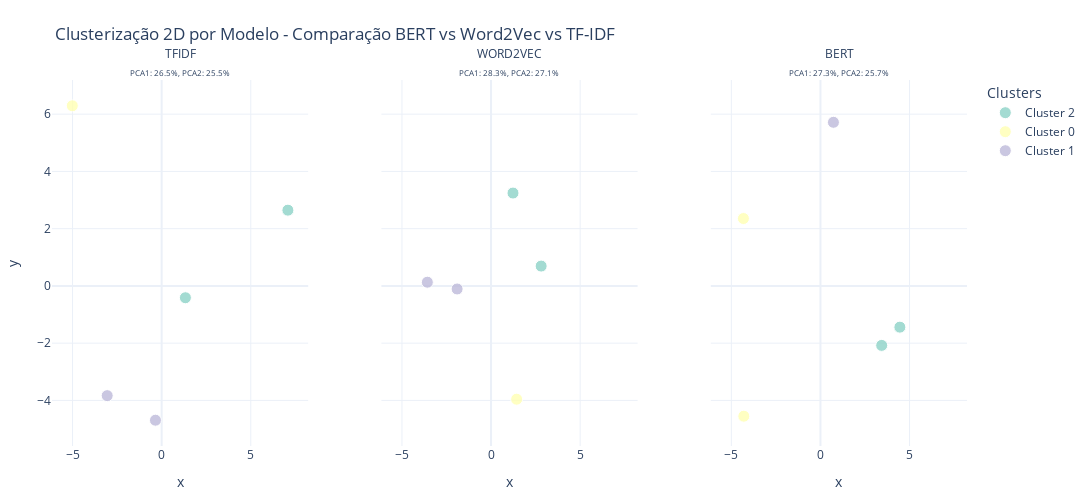

Notebook code cell kept with this figure:
### Markdown cell above
### Executar Análise Completa

Agora vamos executar a análise de similaridade completa, similar ao exemplo da aula 7 do professor.

**O que esta função faz:**

1. **Prepara os dados** (usa dados de exemplo se não tiver do scraping)
2. **Compara os 3 modelos** (TF-IDF, Word2Vec, BERT) usando a classe `ComparadorModelos`
3. **Mostra heatmaps de similaridade** para cada modelo
4. **Faz clustering K-means** e projeção 2D com PCA
5. **Gera relatório comparativo final** com estatísticas

### Code cell
# EXECUTAR ANÁLISE COMPLETA
# Descomente e execute a linha abaixo para rodar a análise

# Opção 1: Com dados de exemplo (para testar rapidamente)
# resultado_analise = executar_analise_completa()

# Opção 2: Com dados do scraping (se existirem)
scraper = AdalbertoScraper()
scraper.processar_lista_posts()
dados_scraped = scraper.resultados
scraper.close()
resultado_analise = executar_analise_completa(dados_scraped, max_documentos=15)

print("\nAnálise executada")

### Figure 1 — Plotly figure (JSON) as saved in the notebook; plotly's stock layout.template omitted (floating-point values rounded to 4 significant figures)
{"data": [{"customdata": [["Post 1", "- Blumenau e sua história", "TFIDF", "Cluster 2"], ["Post 3", "- Blumenau: Verdades e Mitos!", "TFIDF", "Cluster 2"]], "hovertemplate": "cluster=%{customdata[3]}<br>modelo=%{customdata[2]}<br>x=%{x:.3f}<br>y=%{y:.3f}<br>post_id=%{customdata[0]}<br>titulo=%{customdata[1]}<extra></extra>", "legendgroup": "Cluster 2", "marker": {"color": "rgb(141,211,199)", "line": {"color": "white", "width": 1}, "size": 12, "symbol": "circle"}, "mode": "markers", "name": "Cluster 2", "opacity": 0.8, "orientation": "v", "showlegend": true, "type": "scatter", "x": [1.332, 7.084], "xaxis": "x", "y": [-0.4136, 2.647], "yaxis": "y"}, {"customdata": [["Post 1", "- Blumenau e sua história", "WORD2VEC", "Cluster 2"], ["Post 5", "- Os Primeiros 17 Imigrantes de Blumenau", "WORD2VEC", "Cluster 2"]], "hovertemplate": "cluster=%{customdata[3]}<br>modelo=%{customdata[2]}<br>x=%{x:.3f}<br>y=%{y:.3f}<br>post_id=%{customdata[0]}<br>titulo=%{customdata[1]}<extra></extra>", "legendgroup": "Cluster 2", "marker": {"color": "rgb(141,211,199)", "line": {"color": "white", "width": 1}, "size": 12, "symbol": "circle"}, "mode": "markers", "name": "Cluster 2", "opacity": 0.8, "orientation": "v", "showlegend": false, "type": "scatter", "x": [1.232, 2.812], "xaxis": "x2", "y": [3.244, 0.6922], "yaxis": "y2"}, {"customdata": [["Post 1", "- Blumenau e sua história", "BERT", "Cluster 2"], ["Post 3", "- Blumenau: Verdades e Mitos!", "BERT", "Cluster 2"]], "hovertemplate": "cluster=%{customdata[3]}<br>modelo=%{customdata[2]}<br>x=%{x:.3f}<br>y=%{y:.3f}<br>post_id=%{customdata[0]}<br>titulo=%{customdata[1]}<extra></extra>", "legendgroup": "Cluster 2", "marker": {"color": "rgb(141,211,199)", "line": {"color": "white", "width": 1}, "size": 12, "symbol": "circle"}, "mode": "markers", "name": "Cluster 2", "opacity": 0.8, "orientation": "v", "showlegend": false, "type": "scatter", "x": [4.457, 3.437], "xaxis": "x3", "y": [-1.44, -2.078], "yaxis": "y3"}, {"customdata": [["Post 2", "- Parabéns Blumenau e sua gente", "TFIDF", "Cluster 0"]], "hovertemplate": "cluster=%{customdata[3]}<br>modelo=%{customdata[2]}<br>x=%{x:.3f}<br>y=%{y:.3f}<br>post_id=%{customdata[0]}<br>titulo=%{customdata[1]}<extra></extra>", "legendgroup": "Cluster 0", "marker": {"color": "rgb(255,255,179)", "line": {"color": "white", "width": 1}, "size": 12, "symbol": "circle"}, "mode": "markers", "name": "Cluster 0", "opacity": 0.8, "orientation": "v", "showlegend": true, "type": "scatter", "x": [-5.013], "xaxis": "x", "y": [6.292], "yaxis": "y"}, {"customdata": [["Post 2", "- Parabéns Blumenau e sua gente", "WORD2VEC", "Cluster 0"]], "hovertemplate": "cluster=%{customdata[3]}<br>modelo=%{customdata[2]}<br>x=%{x:.3f}<br>y=%{y:.3f}<br>post_id=%{customdata[0]}<br>titulo=%{customdata[1]}<extra></extra>", "legendgroup": "Cluster 0", "marker": {"color": "rgb(255,255,179)", "line": {"color": "white", "width": 1}, "size": 12, "symbol": "circle"}, "mode": "markers", "name": "Cluster 0", "opacity": 0.8, "orientation": "v", "showlegend": false, "type": "scatter", "x": [1.436], "xaxis": "x2", "y": [-3.958], "yaxis": "y2"}, {"customdata": [["Post 2", "- Parabéns Blumenau e sua gente", "BERT", "Cluster 0"], ["Post 4", "- Dr. Hermann Bruno Otto Blumenau", "BERT", "Cluster 0"]], "hovertemplate": "cluster=%{customdata[3]}<br>modelo=%{customdata[2]}<br>x=%{x:.3f}<br>y=%{y:.3f}<br>post_id=%{customdata[0]}<br>titulo=%{customdata[1]}<extra></extra>", "legendgroup": "Cluster 0", "marker": {"color": "rgb(255,255,179)", "line": {"color": "white", "width": 1}, "size": 12, "symbol": "circle"}, "mode": "markers", "name": "Cluster 0", "opacity": 0.8, "orientation": "v", "showlegend": false, "type": "scatter", "x": [-4.322, -4.301], "xaxis": "x3", "y": [2.354, -4.552], "yaxis": "y3"}, {"customdata": [["Post 4", "- Dr. Hermann Bruno Otto Blumenau", "TFIDF", "Cluster 1"], ["Post 5", "- Os Primeiros 17 Imigrantes de Blumenau", "TFIDF", "Cluster 1"]], "hovertemplate": "cluster=%{customdata[3]}<br>modelo=%{customdata[2]}<br>x=%{x:.3f}<br>y=%{y:.3f}<br>post_id=%{customdata[0]}<br>titulo=%{customdata[1]}<extra></extra>", "legendgroup": "Cluster 1", "marker": {"color": "rgb(190,186,218)", "line": {"color": "white", "width": 1}, "size": 12, "symbol": "circle"}, "mode": "markers", "name": "Cluster 1", "opacity": 0.8, "orientation": "v", "showlegend": true, "type": "scatter", "x": [-0.3473, -3.056], "xaxis": "x", "y": [-4.692, -3.834], "yaxis": "y"}, {"customdata": [["Post 3", "- Blumenau: Verdades e Mitos!", "WORD2VEC", "Cluster 1"], ["Post 4", "- Dr. Hermann Bruno Otto Blumenau", "WORD2VEC", "Cluster 1"]], "hovertemplate": "cluster=%{customdata[3]}<br>modelo=%{customdata[2]}<br>x=%{x:.3f}<br>y=%{y:.3f}<br>post_id=%{customdata[0]}<br>titulo=%{customdata[1]}<extra></extra>", "legendgroup": "Cluster 1", "marker": {"color": "rgb(190,186,218)", "line": {"color": "white", "width": 1}, "size": 12, "symbol": "circle"}, "mode": "markers", "name": "Cluster 1", "opacity": 0.8, "orientation": "v", "showlegend": false, "type": "scatter", "x": [-3.575, -1.904], "xaxis": "x2", "y": [0.1291, -0.1074], "yaxis": "y2"}, {"customdata": [["Post 5", "- Os Primeiros 17 Imigrantes de Blumenau", "BERT", "Cluster 1"]], "hovertemplate": "cluster=%{customdata[3]}<br>modelo=%{customdata[2]}<br>x=%{x:.3f}<br>y=%{y:.3f}<br>post_id=%{customdata[0]}<br>titulo=%{customdata[1]}<extra></extra>", "legendgroup": "Cluster 1", "marker": {"color": "rgb(190,186,218)", "line": {"color": "white", "width": 1}, "size": 12, "symbol": "circle"}, "mode": "markers", "name": "Cluster 1", "opacity": 0.8, "orientation": "v", "showlegend": false, "type": "scatter", "x": [0.7285], "xaxis": "x3", "y": [5.716], "yaxis": "y3"}], "layout": {"annotations": [{"font": {}, "showarrow": false, "text": "TFIDF<br><sub>PCA1: 26.5%, PCA2: 25.5%</sub>", "x": 0.14, "xanchor": "center", "xref": "paper", "y": 1, "yanchor": "bottom", "yref": "paper"}, {"font": {}, "showarrow": false, "text": "WORD2VEC<br><sub>PCA1: 28.3%, PCA2: 27.1%</sub>", "x": 0.5, "xanchor": "center", "xref": "paper", "y": 1, "yanchor": "bottom", "yref": "paper"}, {"font": {}, "showarrow": false, "text": "BERT<br><sub>PCA1: 27.3%, PCA2: 25.7%</sub>", "x": 0.86, "xanchor": "center", "xref": "paper", "y": 1, "yanchor": "bottom", "yref": "paper"}], "height": 500, "legend": {"title": {"text": "Clusters"}, "tracegroupgap": 0}, "margin": {"b": 40, "l": 40, "r": 40, "t": 80}, "title": {"text": "Clusterização 2D por Modelo - Comparação BERT vs Word2Vec vs TF-IDF"}, "width": 1200, "xaxis": {"anchor": "y", "domain": [0, 0.28], "title": {"text": "x"}}, "xaxis2": {"anchor": "y2", "domain": [0.36, 0.64], "matches": "x", "title": {"text": "x"}}, "xaxis3": {"anchor": "y3", "domain": [0.72, 1], "matches": "x", "title": {"text": "x"}}, "yaxis": {"anchor": "x", "domain": [0, 1], "title": {"text": "y"}}, "yaxis2": {"anchor": "x2", "domain": [0, 1], "matches": "y", "showticklabels": false}, "yaxis3": {"anchor": "x3", "domain": [0, 1], "matches": "y", "showticklabels": false}}}
